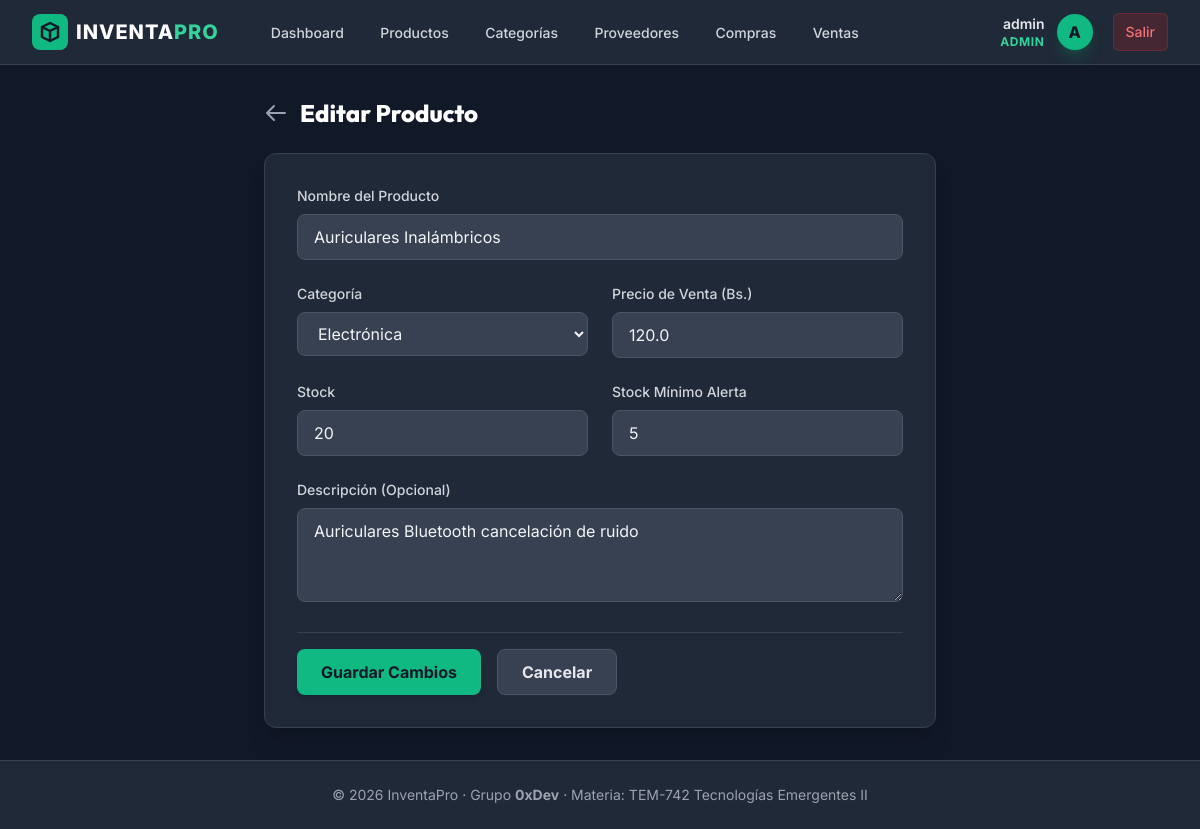
Screenshot of /productos/edit/1 (signed in) with the database file from the repository.
### apps/models.py (models this page shows, shortened)
class User(db.Model, UserMixin):
    __tablename__ = "users"
    id = db.Column(db.Integer, primary_key=True)
    username = db.Column(db.String(100), unique=True, nullable=False)
    email = db.Column(db.String(150), unique=True, nullable=False)
    password = db.Column(db.String(255), nullable=False)
    role = db.Column(db.String(20), default="vendedor")  # admin | almacenero | vendedor
    is_active_user = db.Column(db.Boolean, default=True)

### apps/Productos/models.py (models this page shows, shortened)
class Producto(db.Model):
    __tablename__ = "productos"
    id = db.Column(db.Integer, primary_key=True)
    nombre = db.Column(db.String(150), nullable=False)
    descripcion = db.Column(db.String(255))
    precio = db.Column(db.Float, nullable=False)
    stock = db.Column(db.Integer, nullable=False, default=0)
    stock_minimo = db.Column(db.Integer, default=5)
    categoria_id = db.Column(db.Integer, db.ForeignKey("categorias.id"), nullable=False)
    categoria = db.relationship("Categoria", back_populates="productos")
    compra_items = db.relationship("CompraItem", back_populates="producto")
    venta_items = db.relationship("VentaItem", back_populates="producto")

### apps/Categorias/models.py (models this page shows, shortened)
class Categoria(db.Model):
    __tablename__ = "categorias"
    id = db.Column(db.Integer, primary_key=True)
    nombre = db.Column(db.String(100), nullable=False, unique=True)
    descripcion = db.Column(db.String(255))
    productos = db.relationship(
        "Producto", back_populates="categoria", cascade="all, delete-orphan"
    )

### apps/Productos/routes.py (the view, shortened to what this page needs)
@bp_productos.route("/edit/<int:id>", methods=["GET", "POST"])
@login_required
@role_required("admin", "almacenero")
def editar(id):
    item = Producto.query.get_or_404(id)
    categorias = Categoria.query.all()
    return render_template(
        "productos/editar.html", item=item, categorias=categorias
    )

### apps/utils.py (called while the page is built)
def role_required(*roles):
    def decorator(f):
        @wraps(f)
        def decorated_function(*args, **kwargs):
            if not current_user.is_authenticated:
                return redirect(url_for("auth.login"))
            if current_user.role not in roles:
                flash("No tienes permiso para acceder a esta sección.", "danger")
                return redirect(url_for("bp_core.index"))
            return f(*args, **kwargs)
        return decorated_function
    return decorator

### apps/Productos/templates/productos/editar.html (shortened to what this page needs)
{% extends "base.html" %}
{% block content %}
<div class="max-w-2xl mx-auto">
    <div class="flex items-center gap-3 mb-6">
        <a href="{{ url_for('bp_productos.listar') }}" class="text-gray-400 hover:text-white transition">
            <svg class="w-6 h-6" fill="none" stroke="currentColor" viewBox="0 0 24 24"><path stroke-linecap="round" stroke-linejoin="round" stroke-width="2" d="M10 19l-7-7m0 0l7-7m-7 7h18"></path></svg>
        </a>
        <h2 class="text-2xl font-extrabold text-white">Editar Producto</h2>
    </div>
    <div class="bg-gray-800 rounded-xl border border-gray-700 p-6 sm:p-8 shadow-xl">
        <form action="{{ url_for('bp_productos.editar', id=item.id) }}" method="POST" class="space-y-6">
            <div class="grid grid-cols-1 md:grid-cols-2 gap-6">
                <div class="md:col-span-2">
                    <label for="nombre" class="block text-sm font-medium text-gray-300 mb-2">Nombre del Producto</label>
                    <input type="text" id="nombre" name="nombre" value="{{ item.nombre }}" required
                           class="w-full bg-gray-700 border border-gray-600 rounded-lg px-4 py-2.5 text-gray-100 focus:outline-none focus:ring-2 focus:ring-brand-500 focus:border-transparent transition duration-200">
                </div>
                <div>
                    <label for="categoria_id" class="block text-sm font-medium text-gray-300 mb-2">Categoría</label>
                    <select id="categoria_id" name="categoria_id" required
                            class="w-full bg-gray-700 border border-gray-600 rounded-lg px-4 py-2.5 text-gray-100 focus:outline-none focus:ring-2 focus:ring-brand-500 focus:border-transparent transition duration-200">
                        {% for cat in categorias %}
                        <option value="{{ cat.id }}" {% if cat.id == item.categoria_id %}selected{% endif %}>{{ cat.nombre }}</option>
                        {% endfor %}
                    </select>
                </div>
                <div>
                    <label for="precio" class="block text-sm font-medium text-gray-300 mb-2">Precio de Venta (Bs.)</label>
                    <input type="number" id="precio" name="precio" value="{{ item.precio }}" step="0.01" min="0" required
                           class="w-full bg-gray-700 border border-gray-600 rounded-lg px-4 py-2.5 text-gray-100 focus:outline-none focus:ring-2 focus:ring-brand-500 focus:border-transparent transition duration-200">
                </div>
                <div>
                    <label for="stock" class="block text-sm font-medium text-gray-300 mb-2">Stock</label>
                    <input type="number" id="stock" name="stock" value="{{ item.stock }}" min="0" required
                           class="w-full bg-gray-700 border border-gray-600 rounded-lg px-4 py-2.5 text-gray-100 focus:outline-none focus:ring-2 focus:ring-brand-500 focus:border-transparent transition duration-200">
                </div>
                <div>
                    <label for="stock_minimo" class="block text-sm font-medium text-gray-300 mb-2">Stock Mínimo Alerta</label>
                    <input type="number" id="stock_minimo" name="stock_minimo" value="{{ item.stock_minimo }}" min="1" required
                           class="w-full bg-gray-700 border border-gray-600 rounded-lg px-4 py-2.5 text-gray-100 focus:outline-none focus:ring-2 focus:ring-brand-500 focus:border-transparent transition duration-200">
                </div>
                <div class="md:col-span-2">
                    <label for="descripcion" class="block text-sm font-medium text-gray-300 mb-2">Descripción (Opcional)</label>
                    <textarea id="descripcion" name="descripcion" rows="3"
                              class="w-full bg-gray-700 border border-gray-600 rounded-lg px-4 py-2.5 text-gray-100 focus:outline-none focus:ring-2 focus:ring-brand-500 focus:border-transparent transition duration-200">{{ item.descripcion or '' }}</textarea>
                </div>
            </div>
            <div class="flex gap-4 pt-4 border-t border-gray-700">
                <button type="submit"
                        class="bg-brand-500 hover:bg-brand-600 text-gray-900 font-bold px-6 py-2.5 rounded-lg transition duration-200 shadow-md">
                    Guardar Cambios
                </button>
                <a href="{{ url_for('bp_productos.listar') }}"
                   class="bg-gray-700 hover:bg-gray-650 text-gray-200 font-bold px-6 py-2.5 rounded-lg transition duration-200 border border-gray-600">
                    Cancelar
                </a>
            </div>
        </form>
    </div>
</div>
{% endblock %}

### apps/templates/base.html (shortened to what this page needs)
<!DOCTYPE html>
<html lang="es" class="h-full bg-gray-900 text-gray-100">
<head>
    <script src="https://cdn.tailwindcss.com"></script>
</head>
<body class="h-full flex flex-col justify-between">
    <div>
        <nav class="bg-gray-800 border-b border-gray-700">
            <div class="max-w-7xl mx-auto px-4 sm:px-6 lg:px-8">
                <div class="flex items-center justify-between h-16">
                    <div class="flex items-center">
                        <a href="{{ url_for('bp_core.index') }}" class="flex items-center gap-2 text-white font-extrabold text-xl tracking-wider">
                            <span class="bg-brand-500 text-gray-900 rounded-lg p-1.5 flex items-center justify-center">
                                <svg class="w-6 h-6" fill="none" stroke="currentColor" viewBox="0 0 24 24" xmlns="http://www.w3.org/2000/svg">
                                    <path stroke-linecap="round" stroke-linejoin="round" stroke-width="2.5" d="M20 7l-8-4-8 4m16 0l-8 4m8-4v10l-8 4m0-10L4 7m8 4v10M4 7v10l8 4"></path>
                                </svg>
                            </span>
                            <span>INVENTA<span class="text-brand-400">PRO</span></span>
                        </a>
                        {% if current_user.is_authenticated %}
                        <div class="hidden md:block ml-10 flex items-baseline space-x-2">
                            <a href="{{ url_for('bp_core.index') }}" class="text-gray-300 hover:bg-gray-700 hover:text-white px-3 py-2 rounded-md text-sm font-medium transition duration-200">Dashboard</a>
                            <a href="{{ url_for('bp_productos.listar') }}" class="text-gray-300 hover:bg-gray-700 hover:text-white px-3 py-2 rounded-md text-sm font-medium transition duration-200">Productos</a>
                            <a href="{{ url_for('bp_categorias.listar') }}" class="text-gray-300 hover:bg-gray-700 hover:text-white px-3 py-2 rounded-md text-sm font-medium transition duration-200">Categorías</a>
                            <a href="{{ url_for('bp_proveedores.listar') }}" class="text-gray-300 hover:bg-gray-700 hover:text-white px-3 py-2 rounded-md text-sm font-medium transition duration-200">Proveedores</a>
                            <a href="{{ url_for('bp_compras.listar') }}" class="text-gray-300 hover:bg-gray-700 hover:text-white px-3 py-2 rounded-md text-sm font-medium transition duration-200">Compras</a>
                            <a href="{{ url_for('bp_ventas.listar') }}" class="text-gray-300 hover:bg-gray-700 hover:text-white px-3 py-2 rounded-md text-sm font-medium transition duration-200">Ventas</a>
                        </div>
                        {% endif %}
                    </div>
                    <div class="flex items-center gap-4">
                        {% if current_user.is_authenticated %}
                        <div class="flex items-center gap-3">
                            <div class="text-right hidden sm:block">
                                <p class="text-sm font-semibold text-gray-200">{{ current_user.username }}</p>
                                <p class="text-xs text-brand-400 uppercase tracking-wider font-bold">{{ current_user.role }}</p>
                            </div>
                            <span class="h-9 w-9 rounded-full bg-brand-500 text-gray-900 font-extrabold flex items-center justify-center uppercase shadow-lg shadow-brand-500/20">
                                {{ current_user.username[0] }}
                            </span>
                            <a href="{{ url_for('auth.logout') }}" class="ml-2 bg-red-600/20 hover:bg-red-600 text-red-400 hover:text-white px-3 py-2 rounded-md text-sm font-medium border border-red-500/20 transition duration-200">
                                Salir
                            </a>
                        </div>
                        {% endif %}
                    </div>
                </div>
            </div>
        </nav>
        <main class="max-w-7xl mx-auto px-4 sm:px-6 lg:px-8 py-8">
            {% block content %}{% endblock %}
        </main>
    </div>
    <footer class="bg-gray-800 border-t border-gray-700 py-6 text-center text-sm text-gray-400">
        <div class="max-w-7xl mx-auto px-4">
            <p>&copy; 2026 InventaPro &middot; Grupo <strong>0xDev</strong> &middot; Materia: TEM-742 Tecnologías Emergentes II</p>
        </div>
    </footer>
</body>
</html>

### apps/templates/base.html (style rules this page uses)
body { font-family: 'Inter', sans-serif; }
h1, h2, h3, h4, h5, h6 { font-family: 'Outfit', sans-serif; }

### rows the page displays
User: username "admin", role "ADMIN", username "A"
Producto: nombre "Auriculares Inalámbricos", categoria_id "Electrónica", precio "120.0", stock "20", stock_minimo "5", descripcion "Auriculares Bluetooth cancelación de ruido"
